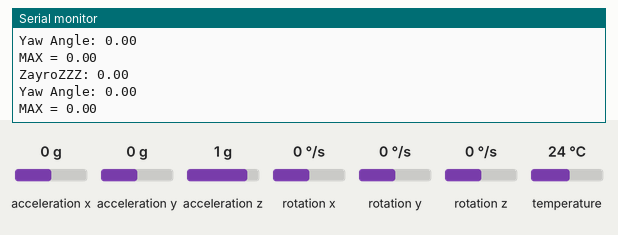
Bench run of a sketch on a simulated Arduino Uno, built with avr-gcc and run on an emulated ATmega328P. Parts: the last lines printed to the serial monitor. The test bench sets the inputs (shaded band); at power-on: rotation z 0 °/s, acceleration x 0 g, acceleration y 0 g, acceleration z 1 g, rotation x 0 °/s, rotation y 0 °/s, temperature 24 °C.

Above: at 1.2 s.
1.3 s: rotation z set to -192 °/s
At 1.36 s:
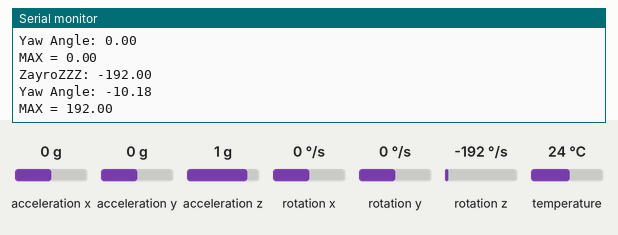
2.8 s: rotation z set to -100 °/s
At 2.88 s:
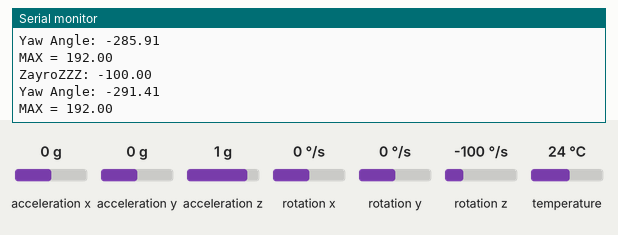
Timing chart, 0 to 5.8 s (numbered marks = the images above; inputs shaded):
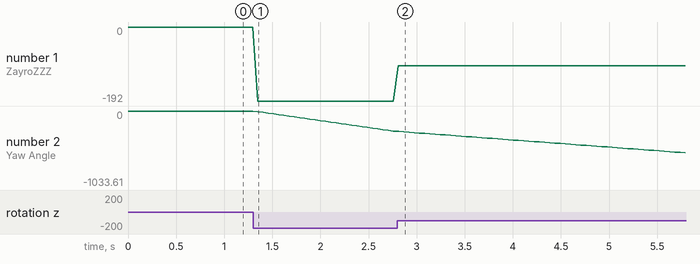

The sketch:

Yaw_Angle_Measure.ino
```cpp
#include <Wire.h>
#include <Adafruit_MPU6050.h>
#include <Adafruit_Sensor.h>

Adafruit_MPU6050 mpu;

float gyroZ, yawAngle = 0;  // Yaw angle calculation
unsigned long prevTime, currTime;
float dt;
float mx=-1;
void setup() {
  Serial.begin(115200);
  Wire.begin();

  // Initialize MPU6050
  if (!mpu.begin()) {
    Serial.println("MPU6050 initialization failed!");
    while (1)
      ;
  }
  Serial.println("MPU6050 connected!");

  // Configure MPU6050 settings
  mpu.setGyroRange(MPU6050_RANGE_500_DEG);     // Sensitivity ±500°/s
  mpu.setFilterBandwidth(MPU6050_BAND_21_HZ);  // Noise filtering

  prevTime = millis();

}

void loop() {

  // Read sensor data
  sensors_event_t a, g, temp;
  mpu.getEvent(&a, &g, &temp);

  // Read Z-axis gyroscope data (yaw rotation)
  gyroZ = g.gyro.z * 180 / PI;  // Convert rad/s to deg/s

  // Apply threshold to remove drift (adjust if necessary)
  currTime = millis();
  dt = (currTime - prevTime) / 1000.0;  // Convert to second

  if (abs(gyroZ) > 0.5) {
    yawAngle += gyroZ * dt;  // Fltering for small garbage
  }
  Serial.print("ZayroZZZ: ");
  Serial.println(gyroZ);

  // Print yaw angle
  Serial.print("Yaw Angle: ");
  Serial.println(yawAngle);

  mx=max(mx,abs(gyroZ));
  prevTime = currTime;
  Serial.print("MAX = ");
  Serial.println(mx);
  delay(50);  // Small delay for stability
}
```

Measured:
- after the input at 1.3 s, the serial monitor: prints a new line after 0.05 s (image 1)
- plotted number 1: 0 → -192 after the input at 1.3 s
- plotted number 2: 0 → -280.51 after the input at 1.3 s
